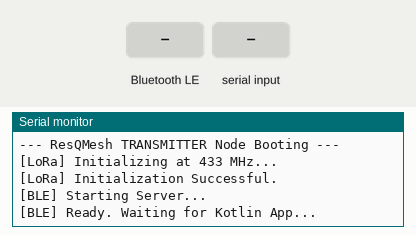
Recording of a sketch running on a simulated ESP32. On the bench: the last lines printed to the serial monitor. The inputs (shaded band) are chosen by the test bench. No radio packets arrive unless stated; nothing arrives over Bluetooth unless stated; a phone connects over Bluetooth LE 3 s after start.

Above: at 1.2 s.
1.3 s: Bluetooth LE write "1" received
At 2.5 s:
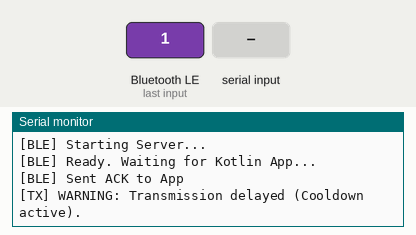
2.8 s: "1" received over Serial
At 4.8 s:
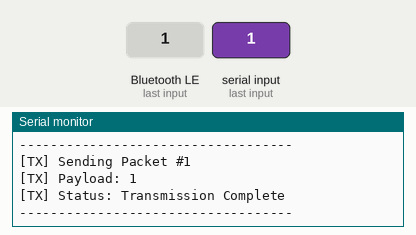

The sketch:

relay_node.ino
```cpp
#include <SPI.h>
#include <LoRa.h>
#include <BLEDevice.h>
#include <BLEServer.h>
#include <BLEUtils.h>
#include <BLE2902.h>


// ==============================
// CONFIGURATION
// ==============================
#define SERVICE_UUID        "4fafc201-1fb5-459e-8fcc-c5c9c331914b"
#define CHARACTERISTIC_UUID "beb5483e-36e1-4688-b7f5-ea07361b26a8"
#define TX_CHARACTERISTIC_UUID "cc821ea3-9b9f-4eb8-8884-25b57d00f77b" // ADD THIS
BLECharacteristic* pTxCharacteristic = NULL; // ADD THIS

// LoRa Pin Definitions
#define LORA_SS    5
#define LORA_RST   14
#define LORA_DIO0  26

// State Variables
BLEServer* pServer = NULL;
bool deviceConnected = false;
bool oldDeviceConnected = false;

String pendingTxPayload = "";
bool triggerTransmission = false;
unsigned int txPacketCounter = 0;

// Delay control to prevent RF flooding
unsigned long lastTxTime = 0;
const long txCooldown = 1500; // Minimum 1.5 seconds between transmissions

// ==============================
// BLE CALLBACKS
// ==============================
class MyServerCallbacks: public BLEServerCallbacks {
    void onConnect(BLEServer* pServer) {
      deviceConnected = true;
      Serial.println("\n[BLE] App connected!");
    };
    void onDisconnect(BLEServer* pServer) {
      deviceConnected = false;
      Serial.println("\n[BLE] App disconnected!");
    }
};

class MyCharacteristicCallbacks: public BLECharacteristicCallbacks {
    void onWrite(BLECharacteristic *pCharacteristic) {
      // Using ESP32 v3.x String format
      String rxValue = pCharacteristic->getValue();
      if (rxValue.length() > 0) {
        pendingTxPayload = rxValue;
        triggerTransmission = true;

        // ADD THIS BLOCK TO ACKNOWLEDGE THE PHONE!
        if (pTxCharacteristic != NULL) {
            String ackMsg = "{\"status\":\"received\"}";
            pTxCharacteristic->setValue(ackMsg.c_str());
            pTxCharacteristic->notify();
            Serial.println("[BLE] Sent ACK to App");
        }
        // ----------------------------------------
      }
    }
};

// ==============================
// SETUP
// ==============================
void setup() {
  Serial.begin(115200);
  while (!Serial);
  Serial.println("\n--- ResQMesh TRANSMITTER Node Booting ---");

  // Initialize LoRa
  LoRa.setPins(LORA_SS, LORA_RST, LORA_DIO0);
  Serial.println("[LoRa] Initializing at 433 MHz...");
  if (!LoRa.begin(433E6)) {
    Serial.println("[LoRa] CRITICAL ERROR: Hardware not found!");
    // Continue running to allow BLE testing even if LoRa is disconnected
  } else {
    LoRa.setSyncWord(0xF3);
    LoRa.setTxPower(17); // Set transmit power (2-20dBm)
    Serial.println("[LoRa] Initialization Successful.");
  }

  // Initialize BLE
  Serial.println("[BLE] Starting Server...");
  BLEDevice::init("ResQMesh_Relay");
  pServer = BLEDevice::createServer();
  pServer->setCallbacks(new MyServerCallbacks());

  BLEService *pService = pServer->createService(SERVICE_UUID);

  BLECharacteristic *pCharacteristic = pService->createCharacteristic(
                                         CHARACTERISTIC_UUID,
                                         BLECharacteristic::PROPERTY_WRITE
                                       );

  pCharacteristic->setCallbacks(new MyCharacteristicCallbacks());
  // ADD THIS BLOCK right before pService->start();
  pTxCharacteristic = pService->createCharacteristic(
                        TX_CHARACTERISTIC_UUID,
                        BLECharacteristic::PROPERTY_NOTIFY
                      );
  pTxCharacteristic->addDescriptor(new BLE2902());
  // ---------------------------------------------
  pService->start();

  BLEAdvertising *pAdvertising = BLEDevice::getAdvertising();
  pAdvertising->addServiceUUID(SERVICE_UUID);
  pAdvertising->setScanResponse(true);
  BLEDevice::startAdvertising();
  Serial.println("[BLE] Ready. Waiting for Kotlin App...");
}

// ==============================
// MAIN LOOP
// ==============================
void loop() {
  // 1. Handle BLE Re-Advertising
  if (!deviceConnected && oldDeviceConnected) {
      delay(500);
      pServer->startAdvertising();
      Serial.println("[BLE] Advertising restarted.");
      oldDeviceConnected = deviceConnected;
  }
  if (deviceConnected && !oldDeviceConnected) {
      oldDeviceConnected = deviceConnected;
  }

  // 2. Handle Serial Monitor Input (Fallback Testing)
  if (Serial.available() > 0) {
    String simulatedAppInput = Serial.readString();
    simulatedAppInput.trim();
    if (simulatedAppInput.length() > 0) {
      pendingTxPayload = simulatedAppInput;
      triggerTransmission = true;
    }
  }

  // 3. Execute Transmission Safely
  if (triggerTransmission) {
    if (millis() - lastTxTime >= txCooldown) {
      transmitLoRa(pendingTxPayload);
      lastTxTime = millis();
    } else {
      Serial.println("[TX] WARNING: Transmission delayed (Cooldown active).");
    }
    // Clear flags
    triggerTransmission = false;
    pendingTxPayload = "";
  }
}

// ==============================
// HELPER FUNCTIONS
// ==============================
void transmitLoRa(String payload) {
  txPacketCounter++;
  Serial.println("\n-----------------------------------");
  Serial.printf("[TX] Sending Packet #%u\n", txPacketCounter);
  Serial.println("[TX] Payload: " + payload);

  LoRa.beginPacket();
  LoRa.print(payload);
  LoRa.endPacket();

  Serial.println("[TX] Status: Transmission Complete");
  Serial.println("-----------------------------------");
}
```

Measured:
- after the input at 1.3 s, the serial monitor: prints a new line at once (image 1)
- after the input at 2.8 s, the serial monitor: prints a new line after 1.0 s (image 2)
